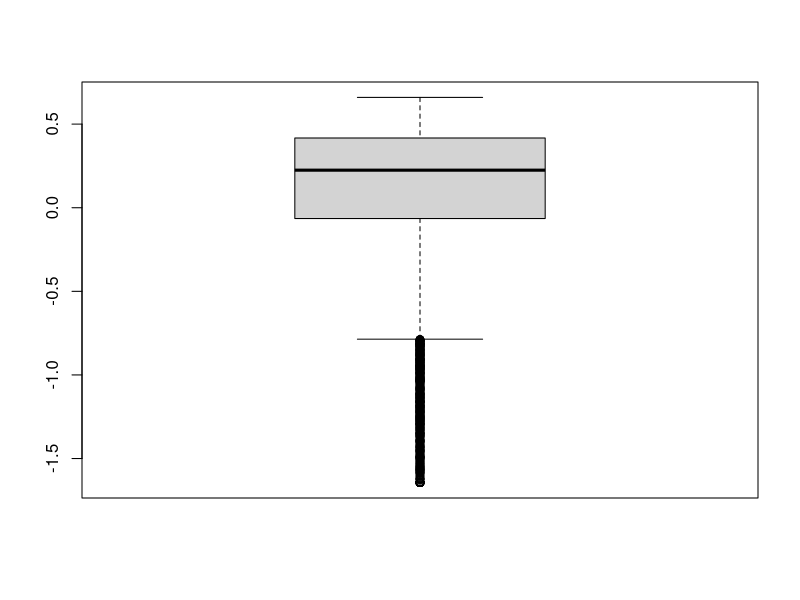
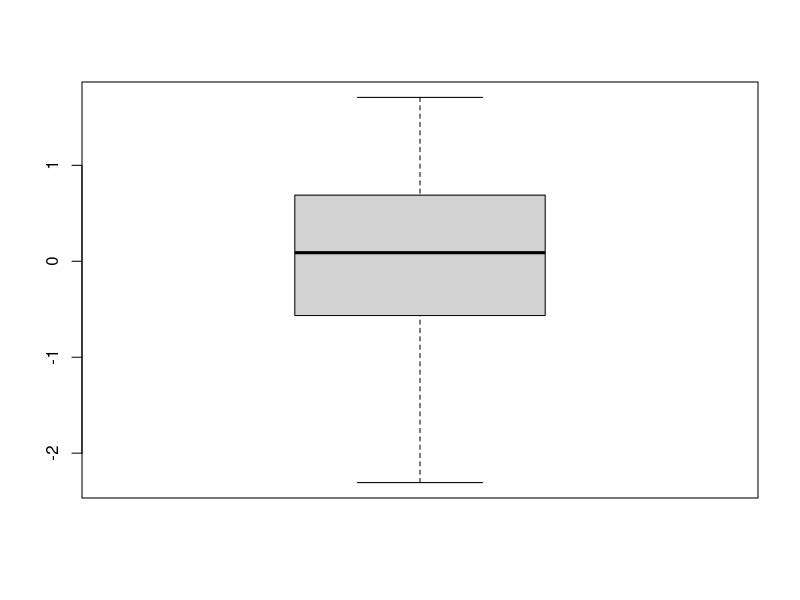
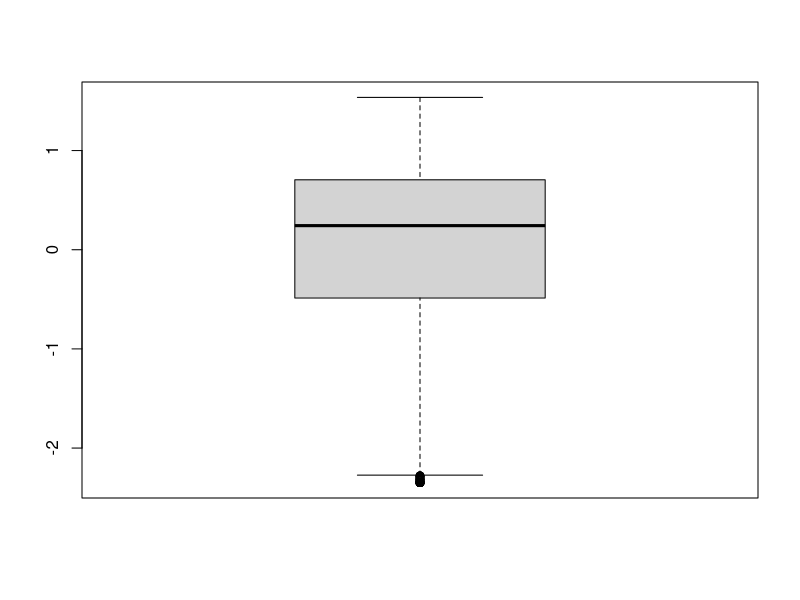
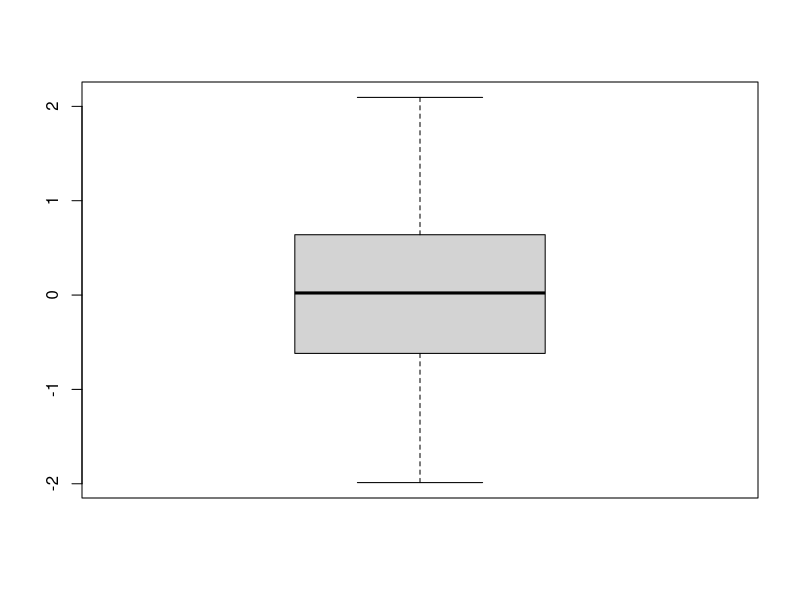
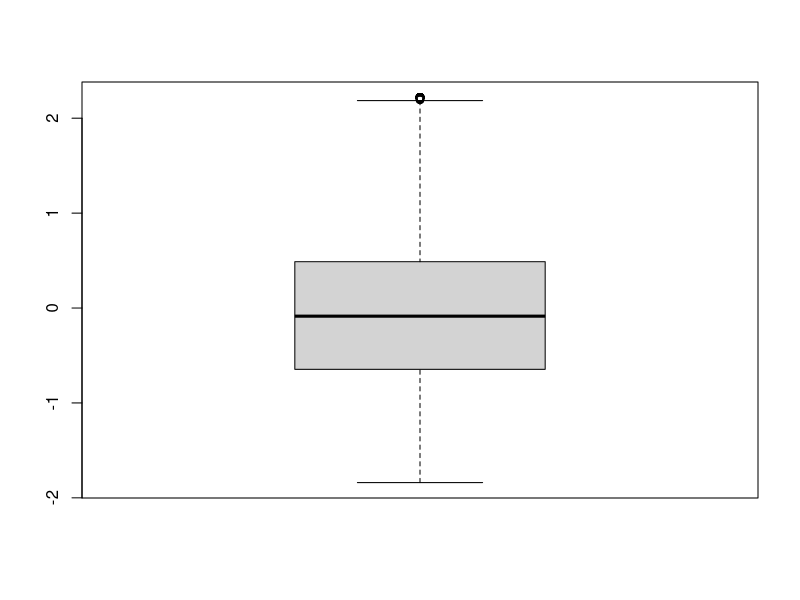
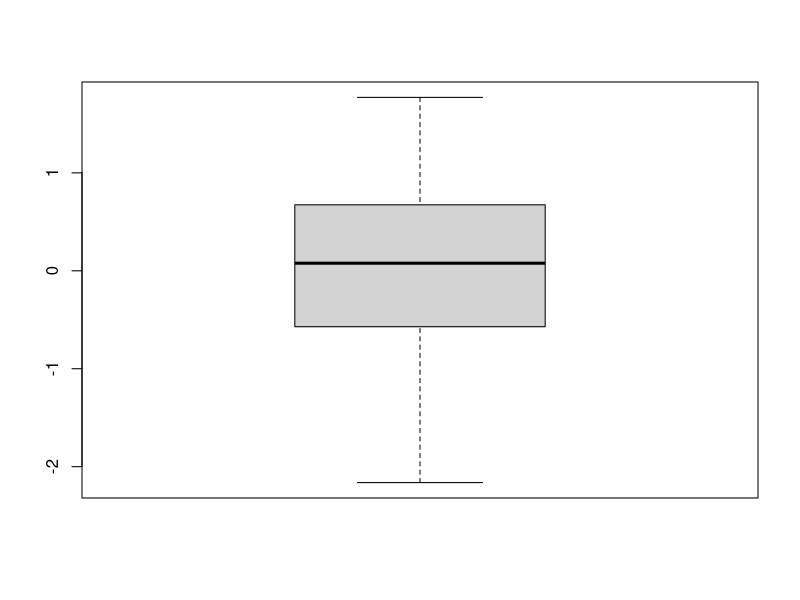
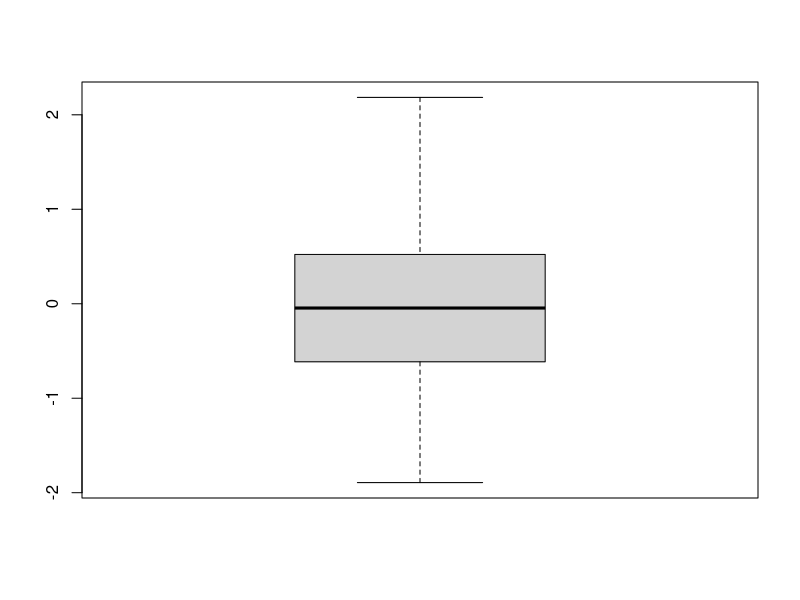
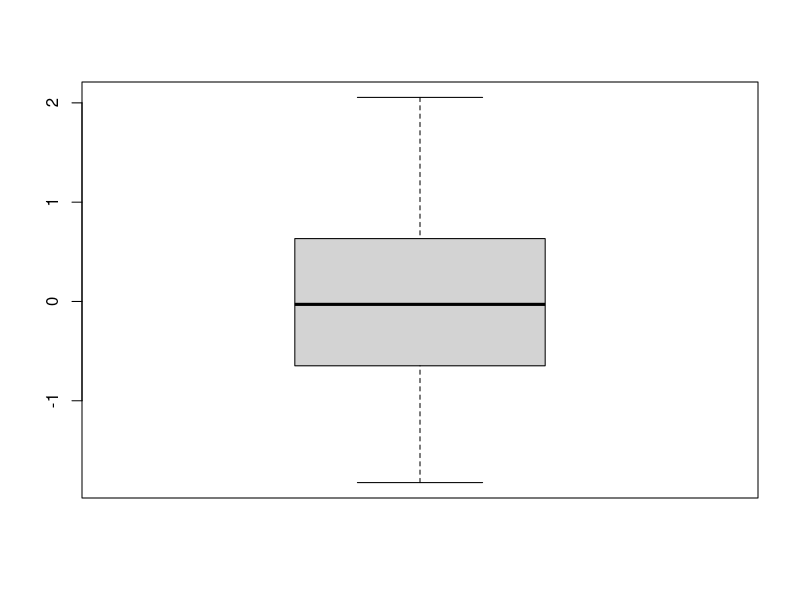

Generate these figures, in order, with R: (Note: this script raises an error after producing the figures.)
library(ggplot2)
library(randomForest)
library(ROCR)
library(e1071)
library(rpart)
library(caret)

# 1 read input data & modify column
train<-read.csv('hw7_train.csv', header = TRUE)
test<-read.csv('hw7_test.csv', header = TRUE)
length(train[,2])
length(test[,2])
label<-c()
for(i in 1:length(test[,2])){
  label<-c(label, 0)
}
test<-cbind(test, label)
test<-test[c(1,22,2,3,4,5,6,7,8,9,10,11,12,13,14,15,16,17,18,19,20,21)]
data<-data.frame()
data<-rbind(data,train)
data<-rbind(data,test)
data<-data[2:22] # cut column X (just no meaning serial number)
str(data)

# 2 missing & odd value imputation
summary(data)
sum(is.na(data)) # no missings

# 2.1 feature1
#boxplot(data$feature1) # outliers BAD
#sum(data$feature1< -1)
lower_bound<-quantile(data$feature1, 0.025)
upper_bound<-quantile(data$feature1, 0.975)
#sum(data$feature1 < lower_bound)
data$feature1[data$feature1<lower_bound]<-lower_bound
data$feature1[data$feature1>upper_bound]<-upper_bound
boxplot(data$feature1)
# 2.2 
lower_bound<-quantile(data$feature2, 0.025)
upper_bound<-quantile(data$feature2, 0.975)
data$feature2[data$feature2<lower_bound]<-lower_bound
data$feature2[data$feature2>upper_bound]<-upper_bound
boxplot(data$feature2)
# 2.3
lower_bound<-quantile(data$feature3, 0.025)
upper_bound<-quantile(data$feature3, 0.975)
data$feature3[data$feature3<lower_bound]<-lower_bound
data$feature3[data$feature3>upper_bound]<-upper_bound
boxplot(data$feature3)
# 2.4
lower_bound<-quantile(data$feature4, 0.025)
upper_bound<-quantile(data$feature4, 0.975)
data$feature4[data$feature4<lower_bound]<-lower_bound
data$feature4[data$feature4>upper_bound]<-upper_bound
boxplot(data$feature4)
# 2.5
lower_bound<-quantile(data$feature5, 0.025)
upper_bound<-quantile(data$feature5, 0.975)
data$feature5[data$feature5<lower_bound]<-lower_bound
data$feature5[data$feature5>upper_bound]<-upper_bound
boxplot(data$feature5)
# 2.6
lower_bound<-quantile(data$feature6, 0.025)
upper_bound<-quantile(data$feature6, 0.975)
data$feature6[data$feature6<lower_bound]<-lower_bound
data$feature6[data$feature6>upper_bound]<-upper_bound
boxplot(data$feature6)
# 2.7
lower_bound<-quantile(data$feature7, 0.025)
upper_bound<-quantile(data$feature7, 0.975)
data$feature7[data$feature7<lower_bound]<-lower_bound
data$feature7[data$feature7>upper_bound]<-upper_bound
boxplot(data$feature7)
# 2.8
lower_bound<-quantile(data$feature8, 0.025)
upper_bound<-quantile(data$feature8, 0.975)
data$feature8[data$feature8<lower_bound]<-lower_bound
data$feature8[data$feature8>upper_bound]<-upper_bound
boxplot(data$feature8)
# 2.9
lower_bound<-quantile(data$feature9, 0.025)
upper_bound<-quantile(data$feature9, 0.975)
data$feature9[data$feature9<lower_bound]<-lower_bound
data$feature9[data$feature9>upper_bound]<-upper_bound
boxplot(data$feature9)
# 2.10
lower_bound<-quantile(data$feature10, 0.025)
upper_bound<-quantile(data$feature10, 0.975)
data$feature10[data$feature10<lower_bound]<-lower_bound
data$feature10[data$feature10>upper_bound]<-upper_bound
boxplot(data$feature10)
# 2.11
lower_bound<-quantile(data$feature11, 0.025)
upper_bound<-quantile(data$feature11, 0.975)
data$feature11[data$feature11<lower_bound]<-lower_bound
data$feature11[data$feature11>upper_bound]<-upper_bound
boxplot(data$feature11)
# 2.12
lower_bound<-quantile(data$feature12, 0.025)
upper_bound<-quantile(data$feature12, 0.975)
data$feature12[data$feature12<lower_bound]<-lower_bound
data$feature12[data$feature12>upper_bound]<-upper_bound
boxplot(data$feature12)
# 2.13
lower_bound<-quantile(data$feature13, 0.025)
upper_bound<-quantile(data$feature13, 0.975)
data$feature13[data$feature13<lower_bound]<-lower_bound
data$feature13[data$feature13>upper_bound]<-upper_bound
boxplot(data$feature13)
# 2.14
lower_bound<-quantile(data$feature14, 0.025)
upper_bound<-quantile(data$feature14, 0.975)
data$feature14[data$feature14<lower_bound]<-lower_bound
data$feature14[data$feature14>upper_bound]<-upper_bound
boxplot(data$feature14)
# 2.15
lower_bound<-quantile(data$feature15, 0.025)
upper_bound<-quantile(data$feature15, 0.975)
data$feature15[data$feature15<lower_bound]<-lower_bound
data$feature15[data$feature15>upper_bound]<-upper_bound
boxplot(data$feature15)
# 2.16
lower_bound<-quantile(data$feature16, 0.025)
upper_bound<-quantile(data$feature16, 0.975)
data$feature16[data$feature16<lower_bound]<-lower_bound
data$feature16[data$feature16>upper_bound]<-upper_bound
boxplot(data$feature16)
# 2.17
lower_bound<-quantile(data$feature17, 0.025)
upper_bound<-quantile(data$feature17, 0.975)
data$feature17[data$feature17<lower_bound]<-lower_bound
data$feature17[data$feature17>upper_bound]<-upper_bound
boxplot(data$feature17)
# 2.18
lower_bound<-quantile(data$feature18, 0.025)
upper_bound<-quantile(data$feature18, 0.975)
data$feature18[data$feature18<lower_bound]<-lower_bound
data$feature18[data$feature18>upper_bound]<-upper_bound
boxplot(data$feature18)
# 2.19
lower_bound<-quantile(data$feature19, 0.025)
upper_bound<-quantile(data$feature19, 0.975)
data$feature19[data$feature19<lower_bound]<-lower_bound
data$feature19[data$feature19>upper_bound]<-upper_bound
boxplot(data$feature19)
# 2.20
lower_bound<-quantile(data$feature20, 0.025)
upper_bound<-quantile(data$feature20, 0.975)
data$feature20[data$feature20<lower_bound]<-lower_bound
data$feature20[data$feature20>upper_bound]<-upper_bound
boxplot(data$feature20)

# 3 data balencing
index<-c(1:length(train[,2]))
train1<-data[index,]
test1<-data[-index,]
#train1$label<-as.factor(train1$label)

# made 3 kinds of data: (1)original (2)downsampled (3)significant features only
# (1)original
train1_o<-train1
train1_o$label<-as.factor(train1_o$label)

# (2)downsampled: do -1 class downsampling
prop.table(table(train1$label)) # no serious data imbalance -1:1=65:35 WRONG!!
newtrainData<-train1[train1$label==1,]
downsampleData<-train1[train1$label==-1,]
set.seed(8880)
downsam<-sample(1:length(downsampleData[,2]),round(length(train1[,2])*0.42))
train2<-rbind(newtrainData,downsampleData[downsam,])
train1_d<-train2[sample(nrow(train2)),]
rownames(train1_d)<-NULL
head(train1_d)
train1_d$label<-as.factor(train1_d$label)
prop.table(table(train1_d$label))

# (3)significant features only
eda<-lm(formula=label~., data=train1)
summary(eda) #feature1,2,4,5,6,10,13,14,15,16,17 are significant
fea<-c(1,2,3,5,6,7,11,14,15,16,17,18)
train1_s<-train1[,fea]
head(train1_s)
train1_s$label<-as.factor(train1_s$label)

# (4)2+3
train1_a<-train1_d[,fea]

# 4 build model
set.seed(2021)
#(1)&(3)
index<-sample(1:length(train1_o[,2]),length(train1_o[,2])*0.2)
train1_1_test<-train1_o[index,]
train1_1_train<-train1_o[-index,]
train1_3_test<-train1_s[index,]
train1_3_train<-train1_s[-index,]

#(2)&(4)
index<-sample(1:length(train1_d[,2]),length(train1_d[,2])*0.2)
train1_2_test<-train1_d[index,]
train1_2_train<-train1_d[-index,]
train1_4_test<-train1_a[index,]
train1_4_train<-train1_a[-index,]

# ====naive bayes====
#install.packages("e1071")
model_nb_1<-naiveBayes(label~., data=train1_1_train)
model_nb_2<-naiveBayes(label~., data=train1_2_train)
model_nb_3<-naiveBayes(label~., data=train1_3_train)
model_nb_4<-naiveBayes(label~., data=train1_4_train)
pred_nb_1<-predict(model_nb_1, train1_1_test)
pred_nb_2<-predict(model_nb_2, train1_2_test)
pred_nb_3<-predict(model_nb_3, train1_3_test)
pred_nb_4<-predict(model_nb_4, train1_4_test)
cM_nb_1<-table(pred_nb_1, train1_1_test$label)
cM_nb_2<-table(pred_nb_2, train1_2_test$label)
cM_nb_3<-table(pred_nb_3, train1_3_test$label)
cM_nb_4<-table(pred_nb_4, train1_4_test$label)
sum(diag(cM_nb_1))/sum(cM_nb_1)
sum(diag(cM_nb_2))/sum(cM_nb_2)
sum(diag(cM_nb_3))/sum(cM_nb_3)
sum(diag(cM_nb_4))/sum(cM_nb_4)
pred_nb<-predict(model_nb_3, test1)
head(pred_nb)
out_pred<-data.frame(id=id,label=pred_nb)
write.csv(out_pred, file='result_3_nb.csv', row.names = F) # one best or all model?

# ====decision tree====
model_dt_1<-rpart(label~., data=train1_1_train)
model_dt_2<-rpart(label~., data=train1_2_train)
model_dt_3<-rpart(label~., data=train1_3_train)
model_dt_4<-rpart(label~., data=train1_4_train)
pred_dt_1<-predict(model_dt_1, newdata=train1_1_test, type="class")
pred_dt_2<-predict(model_dt_2, newdata=train1_2_test, type="class")
pred_dt_3<-predict(model_dt_3, newdata=train1_3_test, type="class")
pred_dt_4<-predict(model_dt_4, newdata=train1_4_test, type="class")
cM_dt_1<-table(pred_dt_1, train1_1_test$label)
cM_dt_2<-table(pred_dt_2, train1_2_test$label)
cM_dt_3<-table(pred_dt_3, train1_3_test$label)
cM_dt_4<-table(pred_dt_4, train1_4_test$label)
sum(diag(cM_dt_1))/sum(cM_dt_1)
sum(diag(cM_dt_2))/sum(cM_dt_2)
sum(diag(cM_dt_3))/sum(cM_dt_3)
sum(diag(cM_dt_4))/sum(cM_dt_4)

# ====random forest====
model_rf<-randomForest(label~.,data=train1_1_train)
result<-predict(model_rf,newdata = train1_1_test[,-1],'prob')
head(result)
head(result[,1]) # % of -1
output<-result[,2]
pr<-prediction(output, train1_1_test$label)
perf<-performance(pr,"tpr","fpr")
plot(perf,colorize=TRUE)

dddd<-c(0.1,0.2,0.3,0.4,0.5,0.6,0.7,0.8,0.9)
ssss<-c(0.45,0.46,0.47,0.48,0.49,0.5,0.51,0.52,0.53,0.54,0.55)

for(i in ssss){ 
  print(i)
  cM<-table(truth=train1_1_test$label, prediction=result[,2]>i)
  print(cM[1,1]+cM[2,2])
} # threshold=0.47 best / 0.5 / nope .47 is better
cM<-table(truth=train1_1_test$label, prediction=result[,2]>0.47)
print(cM[1,1]+cM[2,2])
print((cM[1,1]+cM[2,2])/(cM[1,1]+cM[1,2]+cM[2,1]+cM[2,2]))

result<-predict(model_rf,newdata = test1[,-1],'prob')
head(result)
id<-c(0:(length(test1[,2])-1))
head(id)
re<-c()
for(i in 1:length(test1[,2])){
  if(result[i,2]>0.47){
    re<-c(re,1)
  }else{
    re<-c(re,-1)
  }
}
head(re)
out_pred<-data.frame(id=id,label=re)
write.csv(out_pred, file='result_4.csv', row.names = F) # one best or all model?
